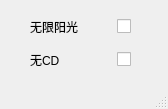
<?xml version="1.0" encoding="UTF-8"?>
<ui version="4.0">
 <class>MainWindow</class>
 <widget class="QMainWindow" name="MainWindow">
  <property name="geometry">
   <rect>
    <x>0</x>
    <y>0</y>
    <width>168</width>
    <height>109</height>
   </rect>
  </property>
  <property name="windowTitle">
   <string>MainWindow</string>
  </property>
  <widget class="QWidget" name="centralwidget">
   <layout class="QGridLayout" name="gridLayout_2">
    <item row="0" column="0">
     <widget class="QLabel" name="nan_sun_lab">
      <property name="maximumSize">
       <size>
        <width>60</width>
        <height>16777215</height>
       </size>
      </property>
      <property name="text">
       <string>无限阳光</string>
      </property>
     </widget>
    </item>
    <item row="0" column="1">
     <widget class="QCheckBox" name="nan_sun_checkbox">
      <property name="maximumSize">
       <size>
        <width>20</width>
        <height>16777215</height>
       </size>
      </property>
      <property name="text">
       <string/>
      </property>
     </widget>
    </item>
    <item row="1" column="0">
     <widget class="QLabel" name="no_cd_lab">
      <property name="maximumSize">
       <size>
        <width>60</width>
        <height>16777215</height>
       </size>
      </property>
      <property name="text">
       <string>无CD</string>
      </property>
     </widget>
    </item>
    <item row="1" column="1">
     <widget class="QCheckBox" name="no_cd_checkbox">
      <property name="maximumSize">
       <size>
        <width>20</width>
        <height>16777215</height>
       </size>
      </property>
      <property name="text">
       <string/>
      </property>
     </widget>
    </item>
   </layout>
  </widget>
  <widget class="QMenuBar" name="menubar">
   <property name="geometry">
    <rect>
     <x>0</x>
     <y>0</y>
     <width>168</width>
     <height>33</height>
    </rect>
   </property>
  </widget>
  <widget class="QStatusBar" name="statusbar"/>
 </widget>
 <resources/>
 <connections/>
</ui>
